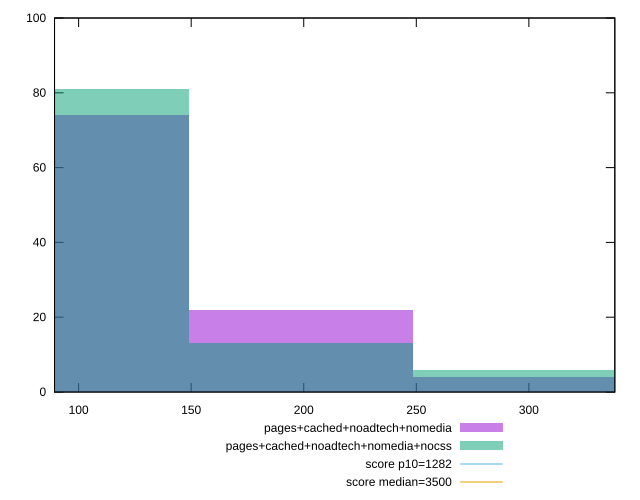

This chart was generated by the following gnuplot code:
reset

$pagesCachedNoadtechNomedia <<EOF
198.80920657780928 22
298.2138098667139 4
99.40460328890464 74
EOF

$pagesCachedNoadtechNomediaNocss <<EOF
99.40460328890464 81
298.2138098667139 6
198.80920657780928 13
EOF

set key outside below
set boxwidth 99.40460328890464
set xrange [89.30000000000001:338.18399999999997]
set yrange [0:100]
set trange [0:100]
set style fill transparent solid 0.5 noborder

set parametric
set terminal svg size 640, 500 enhanced background rgb 'white'
set output "report_00017_2021-02-10T15-08-03.406Z/bootup-time/comparison/histogram/3_vs_4.svg"

plot $pagesCachedNoadtechNomedia title "pages+cached+noadtech+nomedia" with boxes, \
     $pagesCachedNoadtechNomediaNocss title "pages+cached+noadtech+nomedia+nocss" with boxes, \
     1282,t title "score p10=1282", \
     3500,t title "score median=3500"

reset
